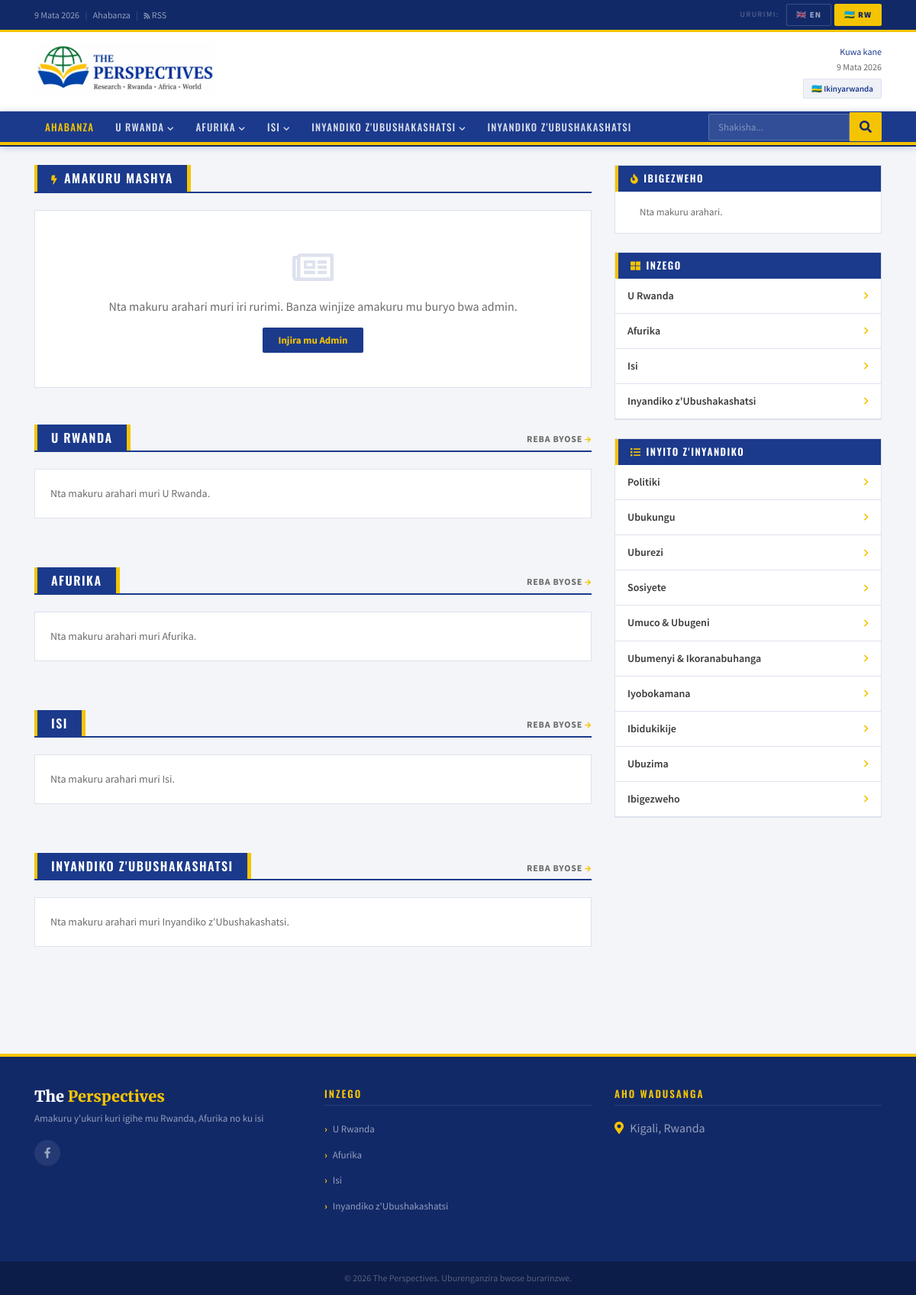
The page /rw/ on the database its author committed.
### news/models.py (models this page shows, shortened)
class Language(models.Model):
    code        = models.CharField(max_length=10, unique=True)  # 'en' | 'rw'
    name        = models.CharField(max_length=100)              # English
    native_name = models.CharField(max_length=100)              # Ikinyarwanda
    flag_emoji  = models.CharField(max_length=10, blank=True)
    is_default  = models.BooleanField(default=False)
    is_active   = models.BooleanField(default=True)
    order       = models.IntegerField(default=0)
    class Meta:
        ordering = ['order']
        verbose_name = 'Language'
        verbose_name_plural = 'Languages'

class MainCategory(models.Model):
    language = models.ForeignKey(Language, on_delete=models.CASCADE,
                                 related_name='main_categories')
    name     = models.CharField(max_length=150)
    slug     = models.SlugField(max_length=150)
    order    = models.IntegerField(default=0)
    class Meta:
        ordering  = ['order']
        unique_together = ('language', 'slug')
        verbose_name        = 'Main Category'
        verbose_name_plural = 'Main Categories'
    def get_absolute_url(self):
        return reverse('news:category', kwargs={
            'lang_code': self.language.code,
            'cat_slug':  self.slug,
        })

class SubCategory(models.Model):
    language = models.ForeignKey(Language, on_delete=models.CASCADE,
                                 related_name='sub_categories')
    name     = models.CharField(max_length=150)
    slug     = models.SlugField(max_length=150)
    order    = models.IntegerField(default=0)
    class Meta:
        ordering  = ['order']
        unique_together = ('language', 'slug')
        verbose_name        = 'Sub Category'
        verbose_name_plural = 'Sub Categories'
    def get_absolute_url(self):
        return reverse('news:subcategory', kwargs={
            'lang_code': self.language.code,
            'sub_slug':  self.slug,
        })

class SiteSettings(models.Model):
    site_name       = models.CharField(max_length=100, default='The Perspectives')
    location        = models.CharField(max_length=100, blank=True, default='Kigali, Rwanda')
    phone          = models.CharField(max_length=20, blank=True)
    email          = models.EmailField(blank=True)
    tagline         = models.CharField(max_length=200, blank=True, default='Research · Rwanda · Africa · World')
    mooto_en         = models.CharField(max_length=300, blank=True)
    mooto_rw         = models.CharField(max_length=300, blank=True)
    facebook_url    = models.URLField(blank=True)
    twitter_url     = models.URLField(blank=True)
    whatsapp_number = models.CharField(max_length=20, blank=True)
    youtube_url    = models.URLField(blank=True)
    instagram_url   = models.URLField(blank=True)
    class Meta:
        verbose_name = verbose_name_plural = 'Site Settings'

### news/views.py (the view)
# urls.py: path('',views.home,name='home'),
def home(request, lang_code):
    if lang_code not in VALID_LANGS:
        return redirect('/en/')
    lang, qs = _base(lang_code)
    cats     = list(MainCategory.objects.filter(language=lang).order_by('order'))
    subs     = list(SubCategory.objects.filter(language=lang).order_by('order'))
    cat_blocks = [(c, list(qs.filter(main_category=c)[:4])) for c in cats]
    return render(request, 'news/home.html', {
        'lang_code':    lang_code,
        'lang':         lang,
        'cats':         cats,
        'subs':         subs,
        'cat_blocks':   cat_blocks,
        'featured':     list(qs.filter(is_featured=True)[:5]),
        'breaking':     list(qs.filter(is_breaking=True)[:6]),
        'trending':     list(qs.filter(is_trending=True)[:8]),
        'latest':       list(qs[:6]),
    })

### news/views.py (called while the page is built)
def _lang(lang_code):
    return get_object_or_404(Language, code=lang_code, is_active=True)

def _base(lang_code):
    lang = _lang(lang_code)
    return lang, Article.objects.filter(status='published', language=lang)\
                                .select_related('main_category', 'sub_category', 'author')

### news/templates/news/home.html (shortened to what this page needs)
{% extends "news/base.html" %}
{% load static %}
{% block home_active %}active{% endblock %}
{% block extra_head %}
<link rel="stylesheet" href="{% static 'news/css/home.css' %}">
{% endblock %}
{% block content %}
<div class="row">
  <div class="col-lg-8">
    <section class="mb-5">
      <div class="sec-hd">
        <h2><i class="fas fa-bolt fa-xs mr-2"></i>{% if lang_code == 'rw' %}Amakuru Mashya{% else %}Latest News{% endif %}</h2>
        <div class="sec-hd-bar"></div>
      </div>
      <div class="row">
        {% for a in latest %}
        <div class="col-md-6 mb-4">
          <div class="ac h-100">
            <div class="ac-img"><a href="{{ a.get_absolute_url }}">
              {% if a.featured_image %}<img src="{{ a.featured_image.url }}" alt="{{ a.title }}">
              {% else %}<div class="ac-noimg"><i class="far fa-newspaper"></i></div>{% endif %}
            </a></div>
            <div class="ac-body">
              {% if a.main_category %}<a href="{{ a.main_category.get_absolute_url }}" class="ctag">{{ a.main_category.name }}</a>{% endif %}
              {% if a.sub_category %}<a href="{{ a.sub_category.get_absolute_url }}" class="stag"> › {{ a.sub_category.name }}</a>{% endif %}
              <h5><a href="{{ a.get_absolute_url }}">{{ a.title }}</a></h5>
              {% if a.summary %}<p>{{ a.summary|truncatechars:100 }}</p>{% endif %}
              <div class="ameta">
                {% if a.author %}<span><i class="fas fa-user-circle"></i> {{ a.author.get_full_name|default:a.author.username }}</span><span class="s">|</span>{% endif %}
                <span><i class="far fa-calendar-alt"></i> {{ a.published_at|date:"M d, Y" }}</span>
                <span class="s">|</span><span><i class="far fa-comment"></i> {{ a.comment_count }}</span>
              </div>
            </div>
          </div>
        </div>
        {% empty %}
        <div class="col-12">
          <div class="no-articles">
            <i class="far fa-newspaper"></i>
            <p>{% if lang_code == 'rw' %}Nta makuru arahari muri iri rurimi. Banza winjize amakuru mu buryo bwa admin.{% else %}No articles yet. Add articles via the admin panel.{% endif %}</p>
            <a href="/admin/" class="admin-link">{% if lang_code == 'rw' %}Injira mu Admin{% else %}Go to Admin{% endif %}</a>
          </div>
        </div>
        {% endfor %}
      </div>
    </section>
    {% for cat, arts in cat_blocks %}
    <section class="mb-5 cat-blocks">
      <div class="sec-hd">
        <h2>{{ cat.name }}</h2>
        <div class="sec-hd-bar"></div>
        <a href="{{ cat.get_absolute_url }}" class="sec-hd-all">{% if lang_code == 'rw' %}Reba Byose <i class="fas fa-arrow-right fa-xs"></i>{% else %}View All <i class="fas fa-arrow-right fa-xs"></i>{% endif %}</a>
      </div>
      <div class="row">
        {% for a in arts %}
        <div class="col-md-6 mb-3">
          <div class="ac h-100">
            <div class="ac-img"><a href="{{ a.get_absolute_url }}">
              {% if a.featured_image %}<img src="{{ a.featured_image.url }}" alt="{{ a.title }}">
              {% else %}<div class="ac-noimg"><i class="far fa-newspaper"></i></div>{% endif %}
            </a></div>
            <div class="ac-body">
              {% if a.sub_category %}<a href="{{ a.sub_category.get_absolute_url }}" class="ctag">{{ a.sub_category.name }}</a>{% endif %}
              <h5><a href="{{ a.get_absolute_url }}">{{ a.title }}</a></h5>
              <div class="ameta"><i class="far fa-calendar-alt"></i> {{ a.published_at|date:"M d, Y" }}</div>
            </div>
          </div>
        </div>
        {% empty %}
        <div class="col-12"><p class="empty-msg">{% if lang_code == 'rw' %}Nta makuru arahari muri {{ cat.name }}.{% else %}No articles yet in {{ cat.name }}.{% endif %}</p></div>
        {% endfor %}
      </div>
    </section>
    {% endfor %}
  </div>
  <div class="col-lg-4">
    <div class="sw">
      <div class="sw-hd"><i class="fas fa-fire"></i>{% if lang_code == 'rw' %}Ibigezweho{% else %}Trending{% endif %}</div>
      <ul class="trend-list">
        {% for a in trending %}
        <li>
          <span class="tnum">{{ forloop.counter }}</span>
          <div>
            {% if a.main_category %}<div class="tcat">{{ a.main_category.name }}</div>{% endif %}
            <div class="ttitle"><a href="{{ a.get_absolute_url }}">{{ a.title }}</a></div>
            <div class="tdate"><i class="far fa-clock fa-xs mr-1"></i>{{ a.published_at|date:"M d, Y" }}</div>
          </div>
        </li>
        {% empty %}
        <li class="empty">{% if lang_code == 'rw' %}Nta makuru arahari.{% else %}No trending articles yet.{% endif %}</li>
        {% endfor %}
      </ul>
    </div>
    <div class="sw">
      <div class="sw-hd"><i class="fas fa-th-large"></i>{% if lang_code == 'rw' %}Inzego{% else %}Sections{% endif %}</div>
      <ul class="sw-list">
        {% for cat in cats %}
        <li><a href="{{ cat.get_absolute_url }}" onclick="openSubNav({{ cat.id }},'{{ cat.name }}','{{ cat.get_absolute_url }}');return false;">{{ cat.name }}<i class="fas fa-chevron-right fa-xs"></i></a></li>
        {% endfor %}
      </ul>
    </div>
    <div class="sw">
      <div class="sw-hd"><i class="fas fa-list"></i>{% if lang_code == 'rw' %}Inyito z'Inyandiko{% else %}Topics{% endif %}</div>
      <ul class="sw-list">
        {% for sub in subs %}
        <li><a href="{{ sub.get_absolute_url }}">{{ sub.name }}<i class="fas fa-chevron-right fa-xs"></i></a></li>
        {% endfor %}
      </ul>
    </div>
  </div>
</div>
{% endblock %}

### news/templates/news/base.html (shortened to what this page needs)
{% load static %}
<!DOCTYPE html>
<html lang="{{ lang_code }}">
<head>
<link rel="stylesheet" href="https://stackpath.bootstrapcdn.com/bootstrap/4.5.2/css/bootstrap.min.css">
<link rel="stylesheet" href="https://cdnjs.cloudflare.com/ajax/libs/font-awesome/5.15.4/css/all.min.css">
<link rel="stylesheet" href="{% static 'news/css/base.css' %}">
{% block extra_head %}{% endblock %}
</head>
<body>
<div class="topbar">
  <div class="container">
    <div class="d-flex justify-content-between align-items-center flex-wrap" style="gap:8px;">
      <div>
        <span id="tb-date"></span>
        <span class="tb-sep">|</span>
        <a href="/{{ lang_code }}/">{% if lang_code == 'rw' %}Ahabanza{% else %}Home{% endif %}</a>
        <span class="tb-sep">|</span>
        <a href="#"><i class="fas fa-rss fa-xs"></i> RSS</a>
      </div>
      <div class="lang-sw">
        <span class="lang-sw-lbl">{% if lang_code == 'rw' %}Ururimi{% else %}Language{% endif %}:</span>
        {% for lng in all_languages %}
        <form method="POST" action="/switch-lang/" class="lang-form">
          <button type="submit" class="lang-btn {% if lang_code == lng.code %}active{% endif %}">
            {{ lng.flag_emoji }} {{ lng.code|upper }}
          </button>
        </form>
        {% endfor %}
      </div>
    </div>
  </div>
</div>
<div class="masthead">
  <div class="container">
    <div class="row align-items-center">
      <div class="col-md-7">
        <a href="/{{ lang_code }}/" class="d-inline-block mast-logo">
          <img src="{% static 'news/img/logo.png' %}" alt="The Perspectives"
               onerror="this.style.display='none';document.getElementById('mlfb').style.display='flex';">
        </a>
      </div>
      <div class="col-md-5 d-none d-md-block mast-right">
        <div class="mast-date">
          <span class="mday" id="mday"></span>
          <span id="mdt"></span>
        </div>
        {% if lang %}
        <span class="mast-lang-badge">{{ lang.flag_emoji }} {{ lang.native_name }}</span>
        {% endif %}
      </div>
    </div>
  </div>
</div>
<nav class="pnav navbar navbar-expand-lg navbar-dark py-0" id="pnav">
  <div class="container">
    <div class="collapse navbar-collapse" id="pnav-col">
      <ul class="navbar-nav mr-auto">
        <li class="nav-item">
          <a class="nav-link pnav-lnk {% block home_active %}{% endblock %}" href="/{{ lang_code }}/">
            {% if lang_code == 'rw' %}Ahabanza{% else %}Home{% endif %}
          </a>
        </li>
        {% for cat in nav_cats %}
        <li class="nav-item">
          <a class="nav-link pnav-lnk {% block cat_active %}{% endblock %}"
             href="/{{ lang_code }}/category/{{ cat.slug }}/"
             data-cid="{{ cat.id }}" data-cname="{{ cat.name }}"
             data-curl="/{{ lang_code }}/category/{{ cat.slug }}/"
             onclick="return navCatClick(event,this)">
            {{ cat.name }}<i class="fas fa-chevron-down ci"></i>
          </a>
        </li>
        {% endfor %}
        <li class="nav-item">
          <a class="nav-link pnav-lnk" href="/{{ lang_code }}/research/">
            {% if lang_code == 'rw' %}Inyandiko z'Ubushakashatsi{% else %}Research Paper{% endif %}
          </a>
        </li>
      </ul>
      <form class="nav-search" action="/{{ lang_code }}/search/" method="get">
        <input type="text" name="q"
               placeholder="{% if lang_code == 'rw' %}Shakisha...{% else %}Search...{% endif %}"
               value="{{ request.GET.q|default:'' }}" autocomplete="off">
        <button type="submit"><i class="fas fa-search"></i></button>
      </form>
    </div>
  </div>
</nav>
<div class="snav" id="snav">
  <div class="container">
    <div class="snav-inner" id="snav-inner"></div>
  </div>
</div>
<main class="container py-4">{% block content %}{% endblock %}</main>
<footer>
  <div class="container">
    <div class="row">
      <div class="col-lg-4 col-md-6 mb-4">
        <div class="ft-logo mb-2">
          <div id="ftlfb" class="ft-logo-fb" style="display:non;">The <span>Perspectives</span></div>
        </div>
        <p style="font-size:13px;line-height:1.7;margin-top:8px;">
          {%if lang_code == 'rw' %}{{ site_settings.mooto_rw }}{% else %}{{ site_settings.mooto_en }}{% endif %}
        </p>
        <div class="ft-soc mt-3">
            {% if site_settings.facebook_url %}
          <a href="{{ site_settings.facebook_url }}" target="_blank"><i class="fab fa-facebook-f"></i></a>
          {% endif %}
        </div>
      </div>
      <div class="col-lg-4 col-md-6 mb-4">
        <h5>{% if lang_code == 'rw' %}Inzego{% else %}Sections{% endif %}</h5>
        <ul class="ft-list">
          {% for cat in nav_cats %}
          <li><a href="/{{ lang_code }}/category/{{ cat.slug }}/">{{ cat.name }}</a></li>
          {% endfor %}
        </ul>
      </div>
      <div class="col-lg-4 col-md-6 mb-4">
        <h5>{% if lang_code == 'rw' %}Aho Wadusanga{% else %}About us{% endif %}</h5>
        <ul class="ft-list">
          {% if site_settings.location %}
          <li><b><i class="fas fa-map-marker-alt" style="margin-right: 5px; color: #f5c400;"></i></b> {{ site_settings.location }}</li>
          {% endif %}
        </ul>
      </div>
    </div>
  </div>
  <div class="ft-btm"><div class="container">&copy; <span id="fy"></span> The Perspectives. {% if lang_code == 'rw' %}Uburenganzira bwose burarinzwe.{% else %}All rights reserved.{% endif %}</div></div>
</footer>
</body>
</html>

### news/static/news/css/home.css (style rules this page uses)
.sec-hd i { color: var(--gold); }
.no-articles { text-align: center; padding: 50px; background: var(--wh); border: 1px solid var(--bdr); }
.no-articles i { font-size: 48px; color: var(--bdr); display: block; margin-bottom: 14px; }
.no-articles p { color: var(--mg); }
.admin-link { background: var(--navy); color: var(--gold); padding: 8px 20px; border-radius: 2px; font-weight: 700; font-size: 13px; }
.cat-blocks .empty-msg { color: var(--mg); padding: 20px; background: var(--wh); border: 1px solid var(--bdr); font-size: 14px; }
.trend-list li.empty { padding: 16px; color: var(--mg); font-size: 13px; }

### rows shown on the page
Language: flag_emoji "🇬🇧", code "EN"
Language: flag_emoji "🇷🇼", code "RW", native_name "Ikinyarwanda"
MainCategory: name "U RWANDA", name "U Rwanda"
MainCategory: name "AFURIKA", name "Afurika"
MainCategory: name "ISI", name "Isi"
MainCategory: name "INYANDIKO Z'UBUSHAKASHATSI", name "Inyandiko z'Ubushakashatsi"
SubCategory: name "Politiki"
SubCategory: name "Ubukungu"
SubCategory: name "Uburezi"
SubCategory: name "Sosiyete"
SubCategory: name "Umuco & Ubugeni"
SubCategory: name "Ubumenyi & Ikoranabuhanga"
SubCategory: name "Iyobokamana"
SubCategory: name "Ibidukikije"
SubCategory: name "Ubuzima"
SubCategory: name "Ibigezweho"
SiteSettings: mooto_rw "Amakuru y'ukuri kuri igihe mu Rwanda, Afurika no ku isi", location "Kigali, Rwanda"
